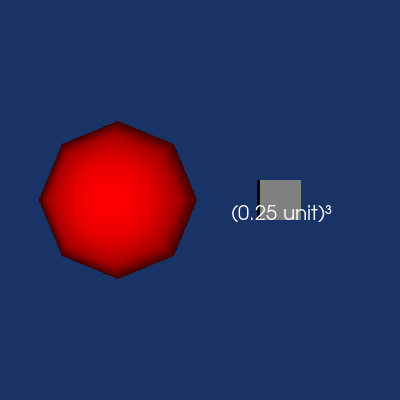

Python code for this plot:
#!/usr/bin/env python
# Demonstrate vtkMeasurementCubeHandleRepresentation3D with a sphere.

import vtkmodules.vtkInteractionStyle  # noqa: F401
import vtkmodules.vtkRenderingFreeType  # noqa: F401
import vtkmodules.vtkRenderingOpenGL2  # noqa: F401

from vtkmodules.vtkFiltersSources import vtkSphereSource
from vtkmodules.vtkInteractionWidgets import (
    vtkHandleWidget,
    vtkMeasurementCubeHandleRepresentation3D,
)
from vtkmodules.vtkRenderingCore import (
    vtkActor,
    vtkPolyDataMapper,
    vtkRenderWindow,
    vtkRenderWindowInteractor,
    vtkRenderer,
)

bounds = [-1.0, 1.0, -1.0, 1.0, -1.0, 1.0]

# Source
sphere_source = vtkSphereSource()
sphere_source.Update()

# Mapper + Actor
sphere_mapper = vtkPolyDataMapper()
sphere_mapper.SetInputConnection(sphere_source.GetOutputPort())

sphere_actor = vtkActor()
sphere_actor.SetMapper(sphere_mapper)
sphere_actor.GetProperty().SetColor(1.0, 0.0, 0.0)

# Renderer
renderer = vtkRenderer()
renderer.AddActor(sphere_actor)
renderer.SetBackground(0.1, 0.2, 0.4)

# Render window
render_window = vtkRenderWindow()
render_window.AddRenderer(renderer)
render_window.SetWindowName("measurement cube handle representation3d")
render_window.SetMultiSamples(0)
render_window.SetSize(400, 400)

# Interactor
interactor = vtkRenderWindowInteractor()
interactor.SetRenderWindow(render_window)

# Widget
unit_cube_rep = vtkMeasurementCubeHandleRepresentation3D()
unit_cube_rep.PlaceWidget(bounds)
unit_cube_rep.SetHandleSize(30)
unit_cube_rep.SetWorldPosition((1.0, 0.0, 0.0))

handle_widget = vtkHandleWidget()
handle_widget.SetInteractor(interactor)
handle_widget.SetRepresentation(unit_cube_rep)
handle_widget.EnabledOn()

# Scene
renderer.ResetCamera()

interactor.Initialize()
interactor.Start()
